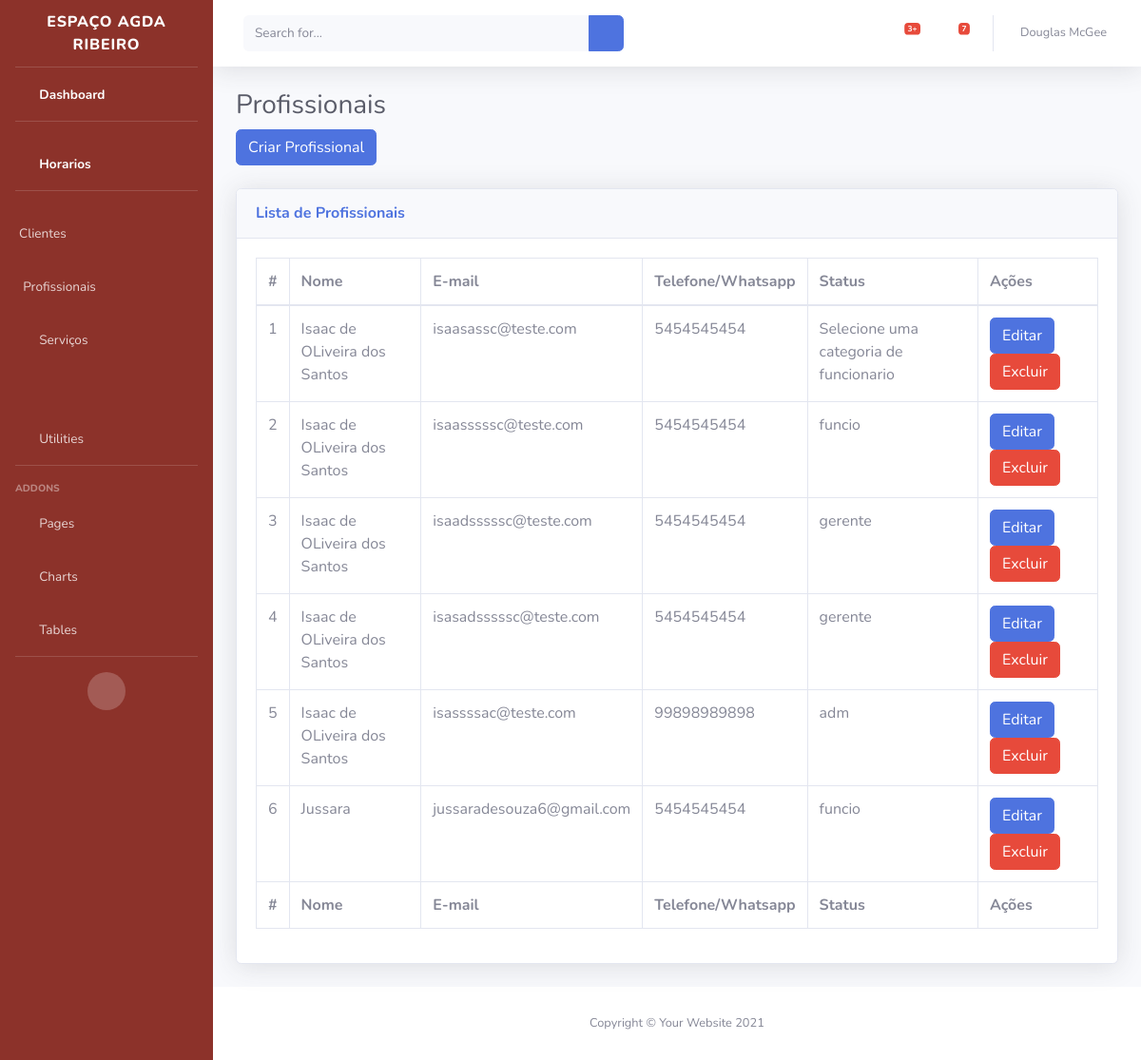
Before: /usuarios/funcionarios with the older database file.
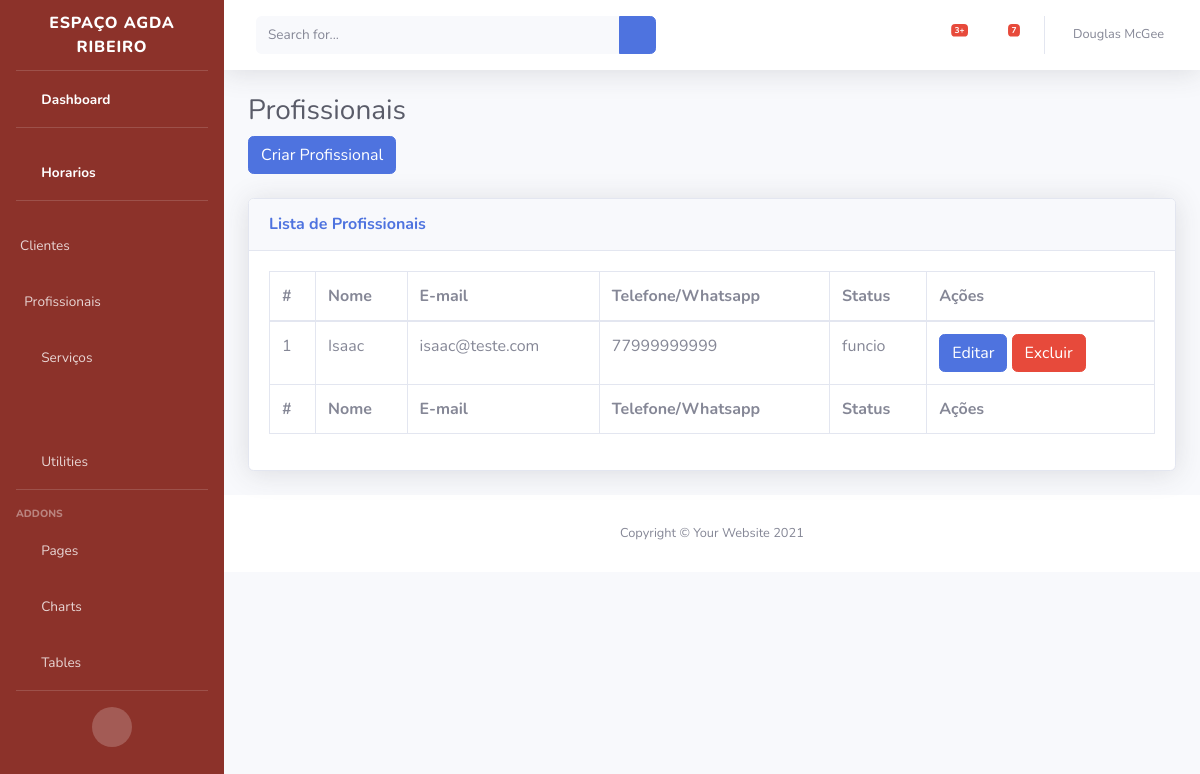
After: the same page with the newer database file.
### usuarios/models/colaborador.py (models this page shows, shortened)
class Colaborador(Pessoa):
    tipo_colaborador = models.CharField(
                        max_length=10,
                        choices=STATUS_COLABORADOR,
                        default="funcio"
    )

### usuarios/views.py (the view)
# urls.py: path("funcionarios",funcionarios,name="funcionarios"),
def funcionarios(request):
    funcionario = Colaborador.objects.all()
    print(funcionario.values())
    return render(
                request,
                "admin/funcionario.html",
                {
                    "funcionarios":funcionario
                }
                )

### templates/admin/funcionario.html
{% extends  "admin/base.html" %}
{% load static %}
{% block content %}
<h1 class="h3 mb-2 text-gray-800">Profissionais</h1>
                    <a type="button" class="btn btn-primary"href="{% url 'criar_funcionarios' %}">Criar Profissional</a>
                    <br>
                    <br>
                    <div class="card shadow mb-4">
                        <div class="card-header py-3">
                            <h6 class="m-0 font-weight-bold text-primary">Lista de Profissionais</h6>
                        </div>
                        <div class="card-body">
                            <div class="table-responsive">
                                <table class="table table-bordered" id="dataTable" width="100%" cellspacing="0">
                                    <thead>
                                        <tr>
                                            <th>#</th>
                                            <th>Nome</th>
                                            <th>E-mail</th>
                                            <th>Telefone/Whatsapp</th>
                                            <th>Status</th>
                                            <th>Ações</th>
                                        </tr>
                                    </thead>
                                    <tfoot>
                                        <tr>
                                            <th>#</th>
                                            <th>Nome</th>
                                            <th>E-mail</th>
                                            <th>Telefone/Whatsapp</th>
                                            <th>Status</th>
                                            <th>Ações</th>
                                        </tr>
                                    </tfoot>
                                    <tbody>
                                        {% for funcionario in funcionarios %}
                                        <tr>
                                            <td>{{funcionario.id}}</td>
                                            <td>{{funcionario.nome}}</td>
                                            <td>{{funcionario.email}}</td>
                                            <td>{{funcionario.telefone}}</td>
                                            <td>{{funcionario.tipo_colaborador}}</td>
                                            <td>
                                                <a type="button" class="btn btn-primary" href="{% url 'editar_funcionario' funcionario.id  %}">Editar</a>
                                                <a type="button" class="btn btn-danger" href="{% url 'excluir_funcionario' funcionario.id  %}">Excluir</a>
                                            </td>
                                        </tr>
                                        {% endfor %}
                                    </tbody>
                                </table>
                            </div>
                        </div>
                    </div>
{% endblock %}

### templates/admin/base.html (shortened to what this page needs)
{% load static %}
<!DOCTYPE html>
<html lang="pt-br">
<head>
    <link href="{% static 'assets/vendor/fontawesome-free/css/all.min.css' %}" rel="stylesheet" type="text/css">
    <link href="{% static 'assets/css/sb-admin-2.min.css' %}" rel="stylesheet">
</head>
<body id="page-top">
    <div id="wrapper">
        <ul style="background-color:#8C322A ;" class="navbar-nav sidebar sidebar-dark accordion" id="accordionSidebar">
            <a class="sidebar-brand d-flex align-items-center justify-content-center" href="{% url 'maneger' %}">
                <div class="sidebar-brand-text mx-3">Espaço Agda Ribeiro </div>
            </a>
            <hr class="sidebar-divider my-0">
            <li class="nav-item active">
                <a class="nav-link" href="{% url 'maneger' %}">
                    <i class="fas fa-fw fa-tachometer-alt"></i>
                    <span>Dashboard</span></a>
            </li>
            <hr class="sidebar-divider">
            <li class="nav-item active">
                <a class="nav-link" href="{% url 'horarios' %}">
                    <i class="fas fa-fw fa-tachometer-alt"></i>
                    <span>Horarios</span></a>
            </li>
            <hr class="sidebar-divider">
            <li class="nav-item">
                <a class="nav-link" href="{% url 'clientes' %}">
                    <span>Clientes</span></a>
            </li>
            <li class="nav-item">
                <a class="nav-link" href="{% url 'funcionarios' %}">
                    <span>Profissionais</span></a>
            </li>
            <li class="nav-item">
                <a class="nav-link" href="{% url 'listar_servicos' %}">
                    <i class="fas fa-fw fa-cog"></i>
                    <span>Serviços</span>
            </li>
            <li class="nav-item">
                <a class="nav-link collapsed" href="#" data-toggle="collapse" data-target="#collapseUtilities"
                    aria-expanded="true" aria-controls="collapseUtilities">
                    <i class="fas fa-fw fa-wrench"></i>
                    <span>Utilities</span>
                </a>
            </li>
            <hr class="sidebar-divider">
            <div class="sidebar-heading">
                Addons
            </div>
            <li class="nav-item">
                <a class="nav-link collapsed" href="#" data-toggle="collapse" data-target="#collapsePages"
                    aria-expanded="true" aria-controls="collapsePages">
                    <i class="fas fa-fw fa-folder"></i>
                    <span>Pages</span>
                </a>
            </li>
            <li class="nav-item">
                <a class="nav-link" href="charts.html">
                    <i class="fas fa-fw fa-chart-area"></i>
                    <span>Charts</span></a>
            </li>
            <li class="nav-item">
                <a class="nav-link" href="tables.html">
                    <i class="fas fa-fw fa-table"></i>
                    <span>Tables</span></a>
            </li>
            <hr class="sidebar-divider d-none d-md-block">
            <div class="text-center d-none d-md-inline">
                <button class="rounded-circle border-0" id="sidebarToggle"></button>
            </div>
        </ul>
        <div id="content-wrapper" class="d-flex flex-column">
            <div id="content">
                <nav class="navbar navbar-expand navbar-light bg-white topbar mb-4 static-top shadow">
                    <form
                        class="d-none d-sm-inline-block form-inline mr-auto ml-md-3 my-2 my-md-0 mw-100 navbar-search">
                        <div class="input-group">
                            <input type="text" class="form-control bg-light border-0 small" placeholder="Search for..."
                                aria-label="Search" aria-describedby="basic-addon2">
                            <div class="input-group-append">
                                <button class="btn btn-primary" type="button">
                                    <i class="fas fa-search fa-sm"></i>
                                </button>
                            </div>
                        </div>
                    </form>
                    <ul class="navbar-nav ml-auto">
                        <li class="nav-item dropdown no-arrow mx-1">
                            <a class="nav-link dropdown-toggle" href="#" id="alertsDropdown" role="button"
                                data-toggle="dropdown" aria-haspopup="true" aria-expanded="false">
                                <i class="fas fa-bell fa-fw"></i>
                                <span class="badge badge-danger badge-counter">3+</span>
                            </a>
                        </li>
                        <li class="nav-item dropdown no-arrow mx-1">
                            <a class="nav-link dropdown-toggle" href="#" id="messagesDropdown" role="button"
                                data-toggle="dropdown" aria-haspopup="true" aria-expanded="false">
                                <i class="fas fa-envelope fa-fw"></i>
                                <span class="badge badge-danger badge-counter">7</span>
                            </a>
                        </li>
                        <li class="nav-item dropdown no-arrow">
                            <a class="nav-link dropdown-toggle" href="#" id="userDropdown" role="button"
                                data-toggle="dropdown" aria-haspopup="true" aria-expanded="false">
                                <span class="mr-2 d-none d-lg-inline text-gray-600 small">Douglas McGee</span>
                            </a>
                        </li>
                    </ul>
                </nav>
    <div class="container-fluid">
        {% block content %}{% endblock %}
    </div>
    <footer class="sticky-footer bg-white">
        <div class="container my-auto">
            <div class="copyright text-center my-auto">
                <span>Copyright &copy; Your Website 2021</span>
            </div>
        </div>
    </footer>
</div>
</div>
</body>
</html>

Changed rows visible on the page:
removed Colaborador: id "2", nome "Isaac de OLiveira dos Santos", email "isaasssssc@teste.com", telefone "5454545454", tipo_colaborador "funcio"
removed Colaborador: id "3", nome "Isaac de OLiveira dos Santos", email "isaadsssssc@teste.com", telefone "5454545454", tipo_colaborador "gerente"
removed Colaborador: id "4", nome "Isaac de OLiveira dos Santos", email "isasadsssssc@teste.com", telefone "5454545454", tipo_colaborador "gerente"
removed Colaborador: id "5", nome "Isaac de OLiveira dos Santos", email "isassssac@teste.com", telefone "99898989898", tipo_colaborador "adm"
removed Colaborador: id "6", nome "Jussara", email "jussaradesouza6@gmail.com", telefone "5454545454", tipo_colaborador "funcio"
changed Colaborador id 1: nome "Isaac de OLiveira dos Santos" → "Isaac"; email "isaasassc@teste.com" → "isaac@teste.com"; telefone "5454545454" → "77999999999"; tipo_colaborador "Selecione uma categoria de funcionario" → "funcio"
